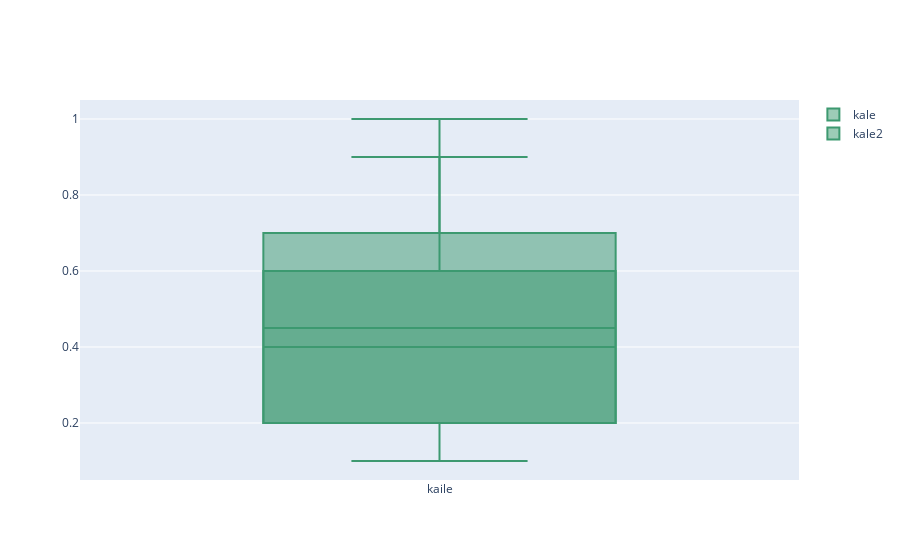

Notebook source saved alongside this figure:
### Code cell
fig = go.Figure()

fig.add_trace(go.Box(x = df_test.group,
                     y = df_test.day1,
                     name='kale',
    marker_color='#3D9970'
))

fig.add_trace(go.Box(x = df_test.group,
                     y = df_test.day2,
                     name='kale2',
    marker_color='#3D9970'
))

fig.show()

### Figure 1 — Plotly figure (JSON) as saved in the notebook; plotly's stock layout.template omitted (floating-point values rounded to 4 significant figures)
{"data": [{"marker": {"color": "#3D9970"}, "name": "kale", "type": "box", "x": ["kaile", "kaile", "kaile", "kaile", "kaile", "kaile"], "y": [0.2, 0.2, 0.6, 1, 0.5, 0.4]}, {"marker": {"color": "#3D9970"}, "name": "kale2", "type": "box", "x": ["kaile", "kaile", "kaile", "kaile", "kaile", "kaile"], "y": [0.2, 0.7, 0.9, 0.1, 0.5, 0.3]}], "layout": {}}
